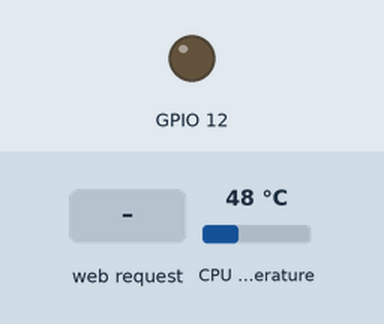
Simulated run of this program. Board: Raspberry Pi (BCM pin numbers). Parts: output pins drawn as LEDs (lit = HIGH). Dashed ring = blinking. Inputs (shaded band) come from the test bench; at power-on: CPU temperature 48 °C. Files the program writes start out absent; the clock reads 2024-03-15 10:24:30 at power-on unless the program sets it; what the program prints to the terminal is not drawn.

Above: at 1.2 s.
1.3 s: HTTP request for /on received
At 1.7 s:
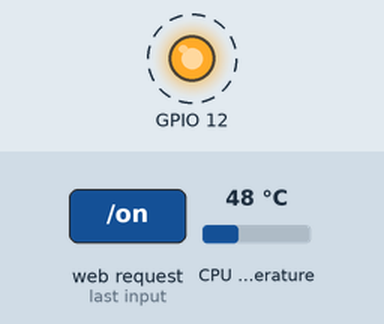
Timing chart, 0 to 11.8 s (numbered marks = the images above; inputs shaded):
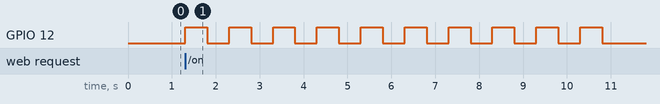

Measured:
- after the input at 1.3 s, GPIO 12: alternates HIGH for 0.50 s and LOW for 0.50 s, starting at once

The program:

2diod_web_server.py
```python
import RPi.GPIO as GPIO
import time, datetime
from flask import Flask, render_template, request

from subprocess import check_output
import subprocess
import os
import smtplib, ssl
from mail_def import mail_sender


GPIO.setwarnings(False)
GPIO.setmode(GPIO.BCM)
GPIO.setup(12, GPIO.OUT)


number = 0

flash = 10

myCmd = os.popen('/opt/vc/bin/vcgencmd measure_temp').read()

message = None


app = Flask(__name__)


@app.route('/')
def main():

    return render_template('index.html', the_title='WebServer Flask-Raspberry_PI_4 ' )

def log_request():
    with open('vsearch.log', 'a') as log:
        print("Количество миганий - " + str(number), myCmd, file=log)
    return log


@app.route('/<action>', methods=['GET', 'POST'])


def control(action):

    if action == 'on':
        GPIO.setmode(GPIO.BCM)
        GPIO.setup(12, GPIO.OUT)


        for i in range(flash):
            global number
            number += 1

            GPIO.output(12,True)
            time.sleep(0.5)


            GPIO.output(12,False)
            time.sleep(0.5)


    if action == 'stop':
        GPIO.output(12,False)
        print("Была нажата кнопка ВЫКЛЮЧИТЬ", number)
        today = datetime.datetime.today()

        message = "Flash " + str(number) + "  and CPU " + myCmd + today.strftime("%Y-%m-%d-%H.%M.%S")   #сообщение в письмо
        mail_sender(message) #вызов функции из модуля mail_def.py


        GPIO.cleanup()


    #print(myCmd, number)


    log_request() #отправка данных в файл лог


    return render_template('index.html', the_results = number, the_temperature = myCmd)

    number = 0
#запускаем веб-сервер
if __name__ == '__main__':
    app.run( host='192.168.0.20', port=5400, debug=True)
```

mail_def.py
```python
import smtplib, ssl

def mail_sender(message):
    port = 587  # For starttls
    smtp_server = "smtp.mail.ru"
    sender_email = "raspberry.py4@mail.ru"
    receiver_email = "raspberry.py4@mail.ru"
    password = "password"

    context = ssl.create_default_context()
    with smtplib.SMTP(smtp_server, port) as server:
        server.set_debuglevel(1)
        server.ehlo()
        server.starttls(context=context)
        server.ehlo()
        server.login(sender_email, password)
        server.sendmail(sender_email, receiver_email, message)
```
